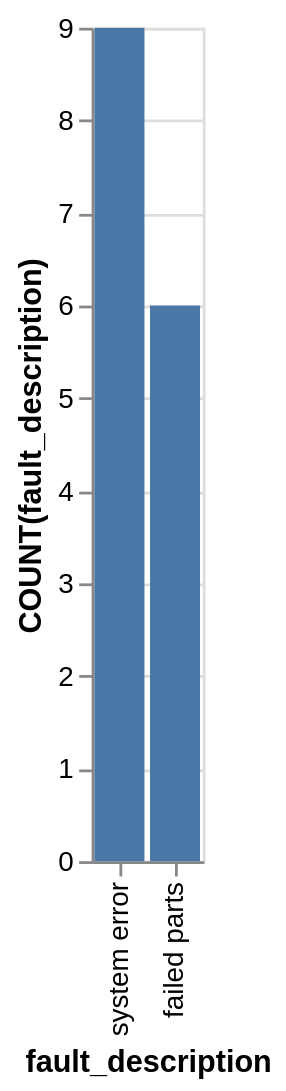

This figure's Vega-Lite source:
### Vega-Lite specification from a JSON file in a GitHub repository (floating-point values rounded to 4 significant figures)
{"data": {"values": [{"x_data": "system error", "y_data": 9}, {"x_data": "failed parts", "y_data": 6}]}, "mark": "bar", "encoding": {"x": {"field": "x_data", "type": "nominal", "title": "fault_description", "sort": {"op": "sum", "field": "y_data", "order": "descending"}}, "y": {"field": "y_data", "type": "quantitative", "title": "COUNT(fault_description)"}}}
